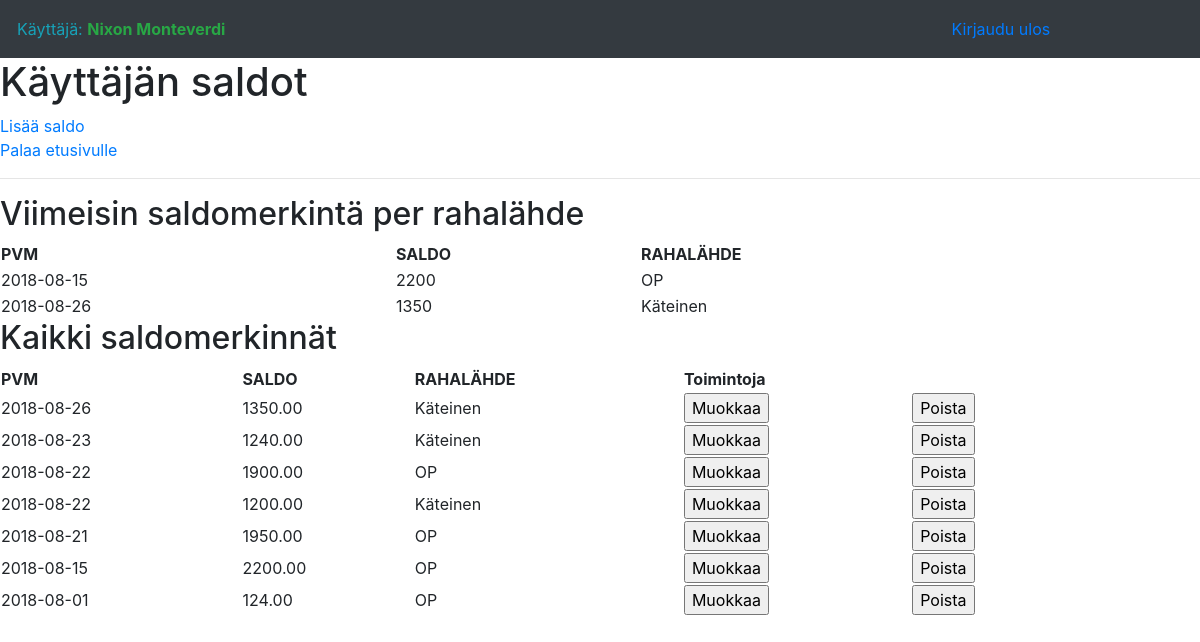
/saldo (signed in), run on the app's committed database.
### application/auth/models.py (models this page shows, shortened)
class User(db.Model):
    __tablename__ = "account"
    id = db.Column(db.Integer, primary_key=True)
    date_created = db.Column(db.DateTime, default=db.func.current_timestamp())
    date_modified = db.Column(db.DateTime, default=db.func.current_timestamp(),
                              onupdate=db.func.current_timestamp())
    name = db.Column(db.String(144), nullable=False)
    username = db.Column(db.String(144), nullable=False)
    password = db.Column(db.String(144), nullable=False)
    active = db.Column(db.Boolean)
    admin = db.Column(db.Boolean)

### application/saldo/models.py (models this page shows, shortened)
class Saldo(db.Model):
    __tablename__ = "saldo"
    sa_id_pk = db.Column(db.Integer, primary_key=True)
    sa_created = db.Column(db.DateTime, default=db.func.current_timestamp())
    sa_modified = db.Column(db.DateTime, default=db.func.current_timestamp(),
                              onupdate=db.func.current_timestamp())
    sa_date = db.Column(db.Date, nullable=False)
    sa_amount = db.Column(db.Numeric(10,2), nullable=False)
    ms_id_fk = db.Column(db.Integer,db.ForeignKey('money_source.ms_id_pk'))
    acc_id_fk = db.Column(db.Integer, db.ForeignKey('account.id'),
                           nullable=False)

### application/moneysource/models.py (models this page shows, shortened)
class Moneysource(db.Model):
    __tablename__ = "money_source"
    ms_id_pk = db.Column(db.Integer, primary_key=True)
    ms_name = db.Column(db.String(255), nullable=False)
    ms_extrainfo = db.Column(db.String(255), nullable=True)
    acc_id_fk = db.Column(db.Integer, db.ForeignKey('account.id'),
                           nullable=False)

### application/saldo/views.py (the view)
@app.route("/saldo", methods=["GET","POST"])
@login_required
def saldo():
    sql = "select max(sa_date) as sa_date,sa_amount,ms_name from "
    sql += "( select max(sa_id_pk) as sa_id_pk,ms_id_fk from saldo group by ms_id_fk ) r "
    sql += "inner join saldo s on s.sa_id_pk = r.sa_id_pk "
    sql += "inner join money_source ms on s.ms_id_fk = ms.ms_id_pk "
    sql += "where s.acc_id_fk = " + str(current_user.id) + " "
    sql += "group by sa_amount,ms_name order by sa_amount desc"
    print("******** SQL: " + sql + " **********")
    saldo_latest = db.engine.execute(text(sql))
    saldo_all = db.session.query(Saldo.sa_id_pk,Saldo.sa_date,Saldo.sa_amount,Moneysource.ms_name).join(Moneysource).filter(Saldo.acc_id_fk==current_user.id).filter(Saldo.ms_id_fk==Moneysource.ms_id_pk).order_by(Saldo.sa_date.desc())
    return render_template("saldo/saldo.html", saldos_latest = saldo_latest, saldos_all = saldo_all)

### application/__init__.py (called while the page is built)
@login_manager.user_loader
def load_user(user_id):
    return User.query.get(user_id)

### application/templates/saldo/saldo.html (shortened to what this page needs)
{% extends "layout.html" %} {% block body %}
<h1>Käyttäjän saldot</h1>
<a href="{{ url_for('add_saldo') }}">Lisää saldo</a>
<br />
<a href="{{ url_for('booking_index') }}">Palaa etusivulle</a>
<hr />
<h2>Viimeisin saldomerkintä per rahalähde</h2>
<table border="0" width="90%">
    <tr>
        <th>PVM</th>
        <th>SALDO</th>
        <th>RAHALÄHDE</th>
    </tr>
    {% for saldo in saldos_latest %}
    <tr>
        <td>{{ saldo.sa_date }}</td>
        <td>{{ saldo.sa_amount }}</td>
        <td>{{ saldo.ms_name }}</td>
    </tr>
    {% endfor %}
</table>
<h2>Kaikki saldomerkinnät</h2>
<table border="0" width="90%">
    <tr>
        <th>PVM</th>
        <th>SALDO</th>
        <th>RAHALÄHDE</th>
        <th colspan="2" align="center">
            Toimintoja
            <br />
        </th>
    </tr>
    {% for saldo in saldos_all %}
    <tr>
        <td>{{ saldo.sa_date }}</td>
        <td>{{ saldo.sa_amount }}</td>
        <td>{{ saldo.ms_name }}</td>
        <td>
            <form method="POST" action="{{ url_for('modify_saldo', sa_id=saldo.sa_id_pk) }}">
                <input type="submit" value="Muokkaa" />
            </form>
        </td>
        <td>
            <form method="POST" OnClick="return confirm('Oletko varma että haluat poistaa saldon?')" action="{{ url_for('remove_saldo', sa_id=saldo.sa_id_pk) }}">
                <input type="submit" value="Poista" />
            </form>
        </td>
    </tr>
    {% endfor %}
</table>
{% endblock %}

### application/templates/layout.html (shortened to what this page needs)
<!DOCTYPE html>
<html lang="fi">
<head>
  <link rel="stylesheet" media="screen" href = "{{ url_for('static', filename='bootstrap/css/bootstrap.min.css') }}">
</head>
<body>
    <nav class="navbar navbar-expand-lg navbar-dark bg-dark static-top">
  {% if current_user.is_authenticated %}
  <table width=90% border="0">
    <tr>
      <td align="left" width="50%"><span class="text-info">Käyttäjä:</span>
        <b class="text-success">{{ current_user.name }}</b>
      </td>
      <td align="right">
          <a class="nav-link" href="{{ url_for('auth_logout') }}">Kirjaudu ulos
            </a>
      </td>
    </tr>
  </table>
</nav>
  {% endif %} {% block body %}{% endblock %}
</body>
</html>

### data on the page
User: name "Nixon Monteverdi"
Saldo: sa_date "2018-08-26", sa_amount "1350.00", ms_name "Käteinen"
Saldo: sa_date "2018-08-23", sa_amount "1240.00", ms_name "Käteinen"
Saldo: sa_date "2018-08-22", sa_amount "1900.00", ms_name "OP"
Saldo: sa_date "2018-08-22", sa_amount "1200.00", ms_name "Käteinen"
Saldo: sa_date "2018-08-21", sa_amount "1950.00", ms_name "OP"
Saldo: sa_date "2018-08-15", sa_amount "2200.00", ms_name "OP"
Saldo: sa_date "2018-08-01", sa_amount "124.00", ms_name "OP"

### other printed values
{{ saldo.sa_date }} "2018-08-15" "2018-08-26"
{{ saldo.sa_amount }} "2200" "1350"
{{ saldo.ms_name }} "OP" "Käteinen"
